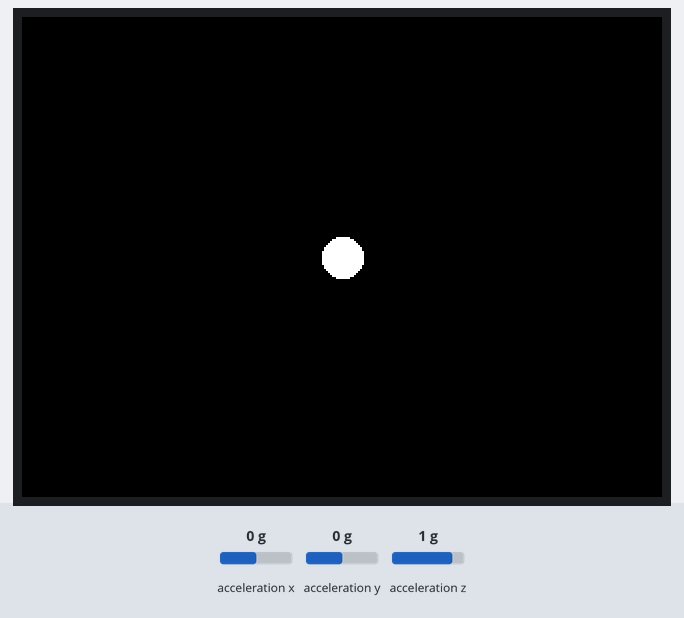
This sketch was run on a simulated ESP32. Shown: 320×240 colour display. The inputs (shaded band) are chosen by the test bench; at power-on: acceleration x 0 g, acceleration y 0 g, acceleration z 1 g. What the sketch prints to the serial monitor is not drawn.

Above: at 1.3 s.
1.4 s: acceleration x set to -0.8 g
At 2.1 s:
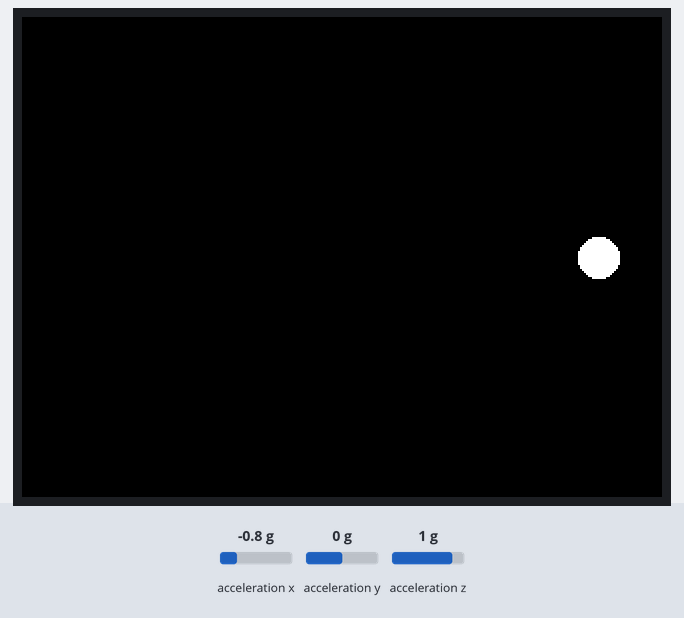
3.0 s: acceleration y set to -0.8 g
At 4.2 s:
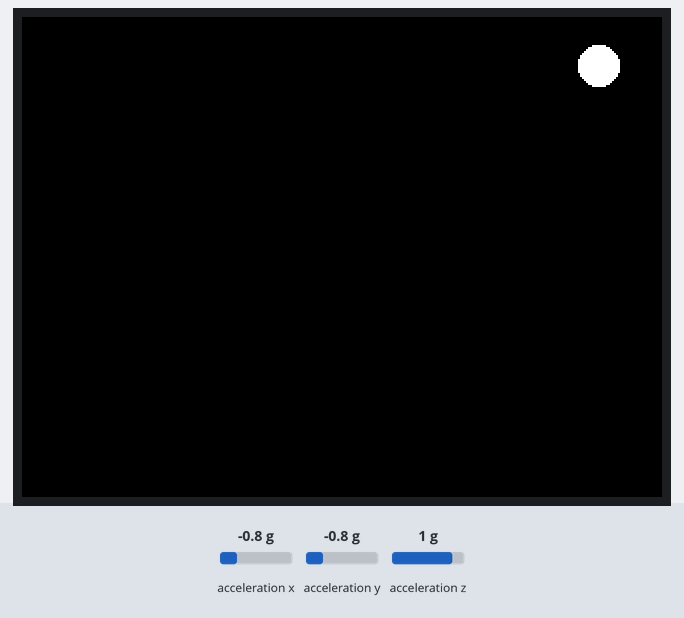
4.7 s: acceleration x set to 0 g
At 5.4 s:
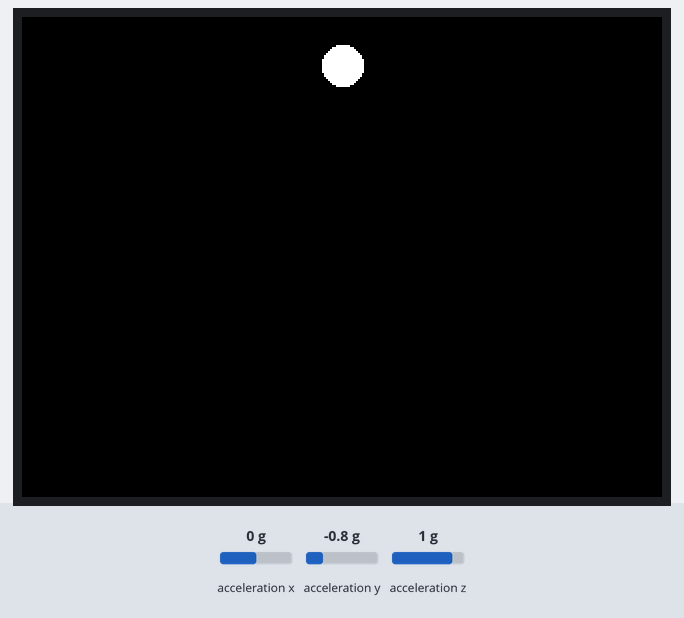
6.4 s: acceleration y set to 0.8 g
At 8.0 s:
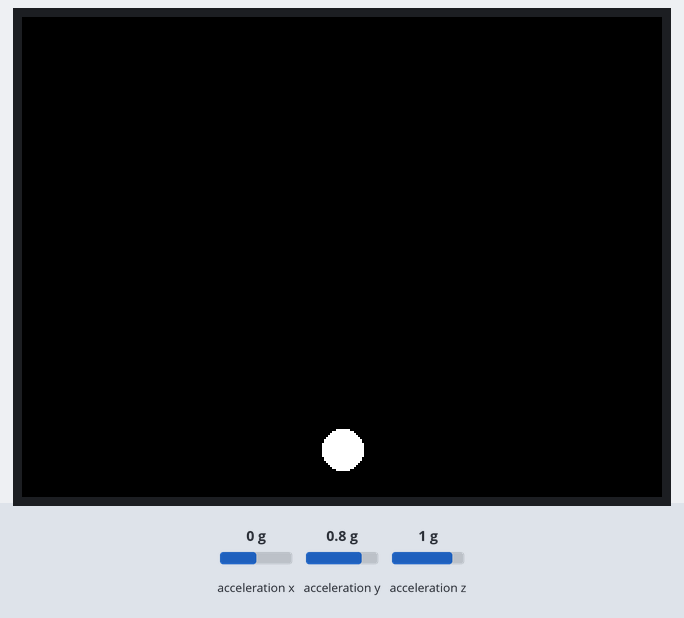
Timing chart, 0 to 9.1 s (numbered marks = the images above; inputs shaded):
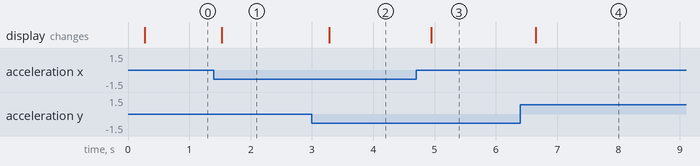

The sketch:

4_serial_practice2.ino
```cpp
#include <M5Stack.h>

TFT_eSprite img = TFT_eSprite(&M5.Lcd);  // Spriteを定義

void setup() {
  M5.begin();
  M5.IMU.Init();

  img.setColorDepth(8);  // ColorDepthを指定しないと表示されないことがあるようです。
  img.createSprite(320, 240);
}

void loop() {
  float x_value;
  float y_value;
  float z_value;
  M5.IMU.getAccelData(&x_value, &y_value, &z_value);

  img.fillSprite(BLACK);
  int x = -x_value * 160 + 160;
  int y = y_value * 120 + 120;
  img.fillCircle(x, y, 10, WHITE);

  img.pushSprite(0, 0);

  Serial.print(x_value);
  Serial.print(",");
  Serial.print(y_value);
  Serial.print(",");
  Serial.println(z_value);

  delay(20);
}
```

Measured:
- after the input at 1.4 s, the display: changes after 0.13 s (image 1)
- after the input at 3.0 s, the display: changes after 0.29 s (image 2)
- after the input at 4.7 s, the display: changes after 0.25 s (image 3)
- after the input at 6.4 s, the display: changes after 0.25 s (image 4)
